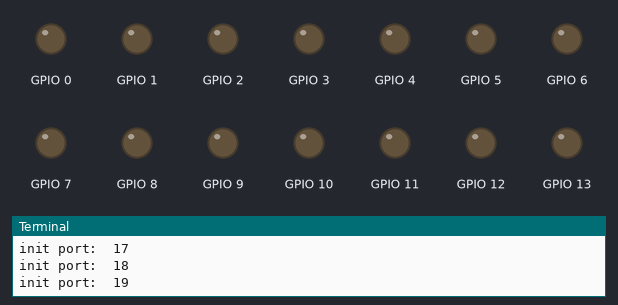
Recording of a program running on a simulated Raspberry Pi (BCM pin numbers). Shown: output pins drawn as LEDs (lit = HIGH), the last lines printed to the terminal. The clock reads 2024-03-15 10:24:30 at power-on unless the program sets it.

Above: at 0.5 s.
At 28.55 s:
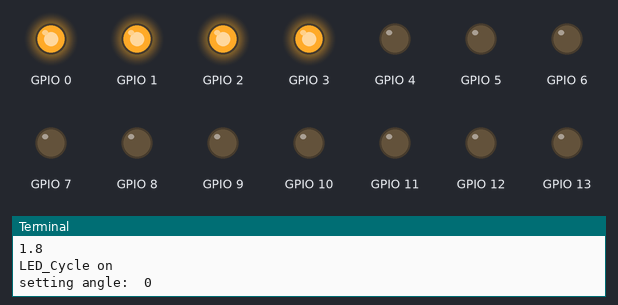
Timing chart, 0 to 31.3 s (numbered marks = the images above):
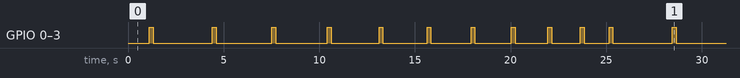

Measured:
- by itself, GPIO 0–3: repeats every 24.0 s: LOW 3.1 s, HIGH 0.20 s, LOW 2.9 s, HIGH 0.20 s, LOW 2.7 s, HIGH 0.20 s, LOW 2.5 s, HIGH 0.20 s, LOW 2.3 s, HIGH 0.20 s, LOW 2.1 s, HIGH 0.20 s, LOW 1.9 s, HIGH 0.20 s, LOW 1.7 s, HIGH 0.20 s, LOW 1.5 s, HIGH 0.20 s, LOW 1.3 s, HIGH 0.20 s
- by itself, everything shown: repeats every 24.0 s, in 20 steps

The program:

Haptic_Sensors_Backup.py
```python
import time
import RPi.GPIO as io
import socket
import asyncio

def LED_Off(angle):
    print("resetting angle: ", angle)
    for p in range(4):
        io.output(4*angle+p,0)

def LED_On(angle):
    print("setting angle: ", angle)
    for p in range(4):
        io.output(4*angle+p,1)

has_changed = False
async def LED_Duty(angle, stren):
    if(stren is -1):
        return

    print("LED_Duty begun")
    on_time = 0.2
    off_time = 2 - (0.2*stren)
    print(on_time)
    print(off_time)
    has_changed = False
    print("LED_Cycle on")
    LED_On(angle)
    await asyncio.sleep(on_time)
    LED_Off(angle)
    await asyncio.sleep(off_time)
    print("LED_Cycle off")

def init_port(port):
    io.setmode(io.BCM)
    io.setup(port,io.OUT)
    io.output(port,0)

msg_r =  [
    ["START","0","0","EOM"],
    ["START","0","1","EOM"],
    ["START","0","2","EOM"],
    ["START","0","3","EOM"],
    ["START","0","4","EOM"],
    ["START","0","5","EOM"],
    ["START","0","6","EOM"],
    ["START","0","7","EOM"],
    ["START","0","8","EOM"],
    ["START","0","9","EOM"]
]

def msg_cycle():
    print("cycling message")
    print("index = %d" % msg_cycle.index)
    s_msg = msg_r[msg_cycle.index]
    msg_cycle.index = (msg_cycle.index + 1) % len(msg_r)
    return s_msg
msg_cycle.index = 0

#async def test():
#    print("Testing")
#    while True:
#        msg = await msg_cycle()
#        if len(msg) is not 0:
#            if angle is not int(msg[1]) or stren is not int(msg[2]):
#                angle = int(msg[1])
#                stren = int(msg[2])
#
#                has_changed = True
#
#                await asyncio.sleep(0.1)
#
#        await LED_Duty(angle,stren)

#async def Haptic():
#    print("Haptic On")
#    my_duty = None
#    while True:
#        r_msg = s.recv(13).decode()
#        msg = r_msg.split()
#        await asyncio.sleep(0)
#        if len(msg) is 4:
#            if msg[0] == 'START' and msg[3] == 'EOM':
#                if angle is not int(msg[1]) or stren is not int(msg[2]):
#                    angle = int(msg[1])
#                    stren = int(msg[2])
#
#                    has_changed = True
#
#                    await asyncio.sleep(0.1)
#        if not my_duty and (angle is not -1 or stren is not -1):
#            my_duty = asyncio.ensure_future(LED_Duty(angle,stren))
#        elif has_changed and my_duty:
#            has_changed = False
#            if not my_duty.cancelled():
#                my_duty.cancel()
#            else:
#                my_duty = None


# MAIN FUNCTION
n_ports = 20

print('Haptic Sensors Initialization')

for p in range(n_ports):
    print("init port: ", p)
    init_port(p)

s = socket.socket(socket.AF_INET, socket.SOCK_STREAM)
host = 'Meenakshis-MacBook-Pro.local'
port = 12345

#print("Connecting")
#while True:
#    try:
#        s.connect((host, port))
#        print("Connected to ", host)
#        break
#    except KeyboardInterrupt:
#        quit()
#    except:
#        print("Not Connected")
#
count = 0

#loop = asyncio.get_event_loop()
#try:
#    asyncio.ensure_future(Haptic())
#    loop.run_until_complete(Haptic())
#finally:
#    loop.run_until_complete(loop.shutdown_asyncgens())
#    loop.close()
#
#if(not run_test.cancelled()):
#    print("Test is still running")

angle = -1
stren = -1
while True:
    #r_msg = s.recv(13).decode()
    #msg = r_msg.split()
    t0 = time.time()
    while (time.time() - t0 < 1):
       a = 5
    msg = msg_cycle()

    if len(msg) is 4:
        if msg[0] == 'START' and msg[3] == 'EOM':
            loop = asyncio.new_event_loop()
            count += 1
            print(count,"\n")
            print(msg[0])
            print("Angle: ", msg[1])
            print("Strength: ", msg[2])
            print(msg[3])

            #s_msg = "RECEIVED"
            #s.send(s_msg.encode())

            if angle is not int(msg[1]) or stren is not int(msg[2]):
                angle = int(msg[1])
                stren = int(msg[2])

                has_changed = True

                time.sleep(0.1)

                try:
                    loop.run_until_complete(LED_Duty(angle,stren))
                finally:
                    loop.run_until_complete(loop.shutdown_asyncgens())
                    loop.close()
```
